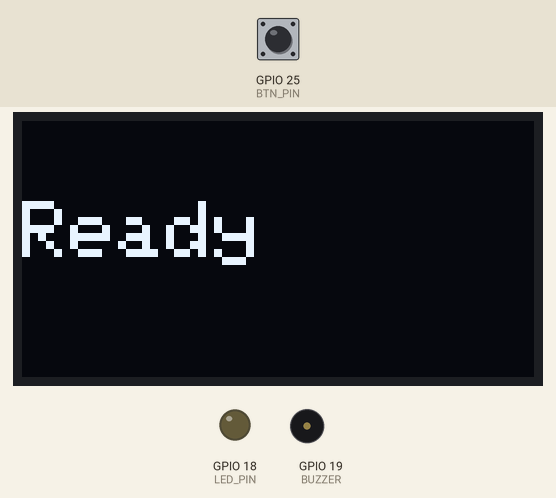
A program run on a simulated ESP32. On the bench: 128×64 one-colour display, output pins drawn as LEDs (lit = HIGH), buzzer (waves = sounding, pin HIGH). The test bench sets the inputs (shaded band); at power-on: GPIO 25 (BTN_PIN) HIGH.

Above: at 1.2 s.
1.3 s: GPIO 25 (BTN_PIN) pulled LOW for 0.15 s
At 2.7 s:
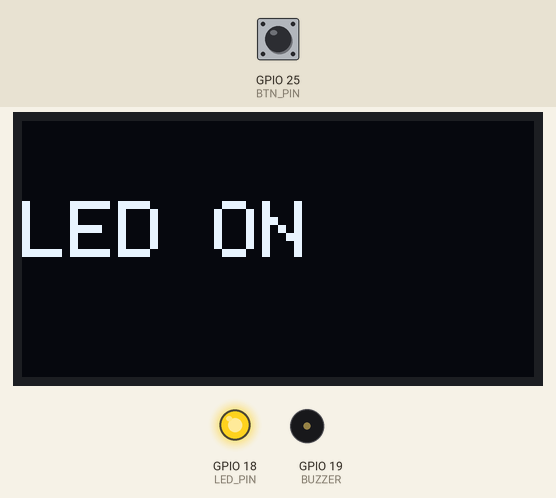
3.0 s: GPIO 25 (BTN_PIN) pulled LOW for 3.2 s
At 7.4 s:
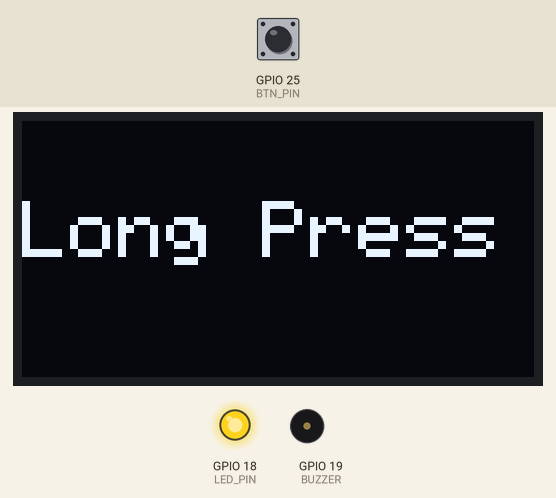
7.9 s: GPIO 25 (BTN_PIN) pulled LOW for 1 s
At 10.1 s:
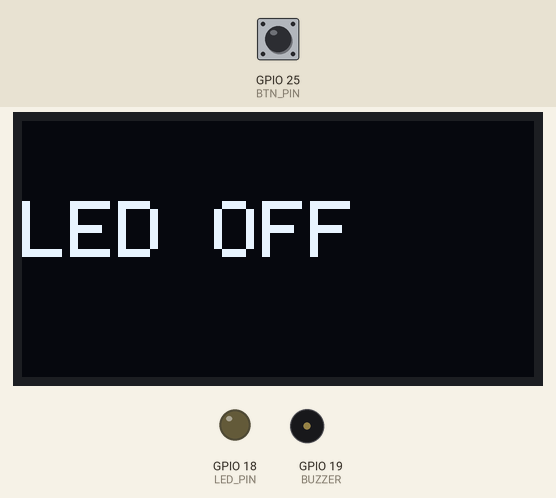
10.4 s: GPIO 25 (BTN_PIN) pulled LOW for 3.2 s
At 14.3 s:
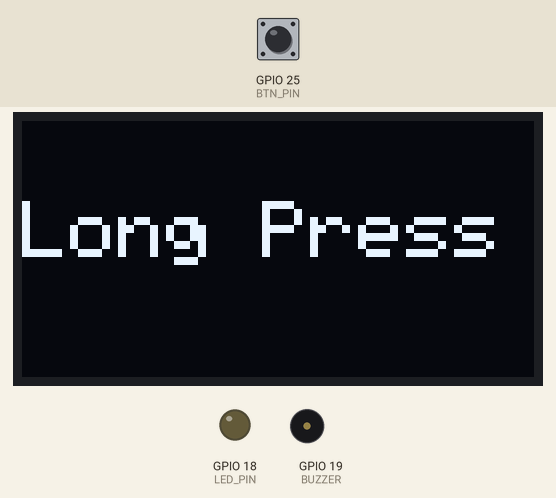
Timing chart, 0 to 15.8 s (numbered marks = the images above; inputs shaded):
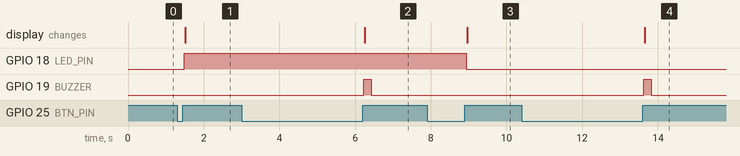

The program:

main.cpp
```cpp
#include <Wire.h>
#include <Adafruit_GFX.h>
#include <Adafruit_SSD1306.h>

#define SCREEN_WIDTH 128
#define SCREEN_HEIGHT 64
#define OLED_RESET -1
Adafruit_SSD1306 display(SCREEN_WIDTH, SCREEN_HEIGHT, &Wire, OLED_RESET);

// --- Pin Definitions ---
#define BTN_PIN   25
#define LED_PIN   18
#define BUZZER    19

// --- LED PWM Setup (ESP32) ---
#define CH_LED    0
#define PWM_FREQ  5000
#define PWM_RES   8   // 8-bit (0–255)

// --- Debounce and Press Detection ---
bool lastButtonState = HIGH;
bool buttonPressed = false;
unsigned long pressStartTime = 0;
unsigned long lastDebounceTime = 0;
const unsigned long DEBOUNCE_MS = 30;
const unsigned long LONG_PRESS_MS = 1500;

// --- LED & Buzzer states ---
bool ledState = false;
bool buzzerOn = false;
unsigned long buzzerStartTime = 0;
const unsigned long BUZZER_DURATION = 200;

void setup() {
  pinMode(BTN_PIN, INPUT_PULLUP);
  pinMode(BUZZER, OUTPUT);
  digitalWrite(BUZZER, LOW);

  // Setup LED PWM
  ledcSetup(CH_LED, PWM_FREQ, PWM_RES);
  ledcAttachPin(LED_PIN, CH_LED);
  ledcWrite(CH_LED, 0);

  // Setup OLED
  if (!display.begin(SSD1306_SWITCHCAPVCC, 0x3C)) {
    for (;;);
  }
  display.clearDisplay();
  display.setTextSize(2);
  display.setTextColor(SSD1306_WHITE);
  display.setCursor(0, 20);
  display.println("Ready");
  display.display();
}

void loop() {
  unsigned long currentMillis = millis();
  bool reading = digitalRead(BTN_PIN);

  // Debounce button
  if (reading != lastButtonState) {
    lastDebounceTime = currentMillis;
    lastButtonState = reading;
  }

  if ((currentMillis - lastDebounceTime) > DEBOUNCE_MS) {
    // Button pressed
    if (!buttonPressed && reading == LOW) {
      buttonPressed = true;
      pressStartTime = currentMillis;
    }

    // Button released
    if (buttonPressed && reading == HIGH) {
      unsigned long pressDuration = currentMillis - pressStartTime;
      buttonPressed = false;

      if (pressDuration >= LONG_PRESS_MS) {
        // --- Long Press ---
        digitalWrite(BUZZER, HIGH);
        buzzerOn = true;
        buzzerStartTime = currentMillis;

        display.clearDisplay();
        display.setCursor(0, 20);
        display.println("Long Press");
        display.display();
      } else {
        // --- Short Press ---
        ledState = !ledState;
        ledcWrite(CH_LED, ledState ? 255 : 0);

        display.clearDisplay();
        display.setCursor(0, 20);
        display.println(ledState ? "LED ON" : "LED OFF");
        display.display();
      }
    }
  }

  // Turn off buzzer after duration
  if (buzzerOn && (currentMillis - buzzerStartTime >= BUZZER_DURATION)) {
    digitalWrite(BUZZER, LOW);
    buzzerOn = false;
  }
}
```

Measured:
- after the input at 1.3 s, GPIO 18 (LED_PIN): LOW → HIGH after 0.18 s; the display: changes after 0.21 s (image 1)
- after the input at 3.0 s, GPIO 19 (BUZZER): LOW → HIGH after 3.2 s, → LOW 0.20 s later; the display: changes after 3.3 s (image 2)
- after the input at 7.9 s, GPIO 18 (LED_PIN): HIGH → LOW after 1.0 s; the display: changes after 1.1 s (image 3)
- after the input at 10.4 s, GPIO 19 (BUZZER): LOW → HIGH after 3.2 s, → LOW 0.20 s later; the display: changes after 3.3 s (image 4)
